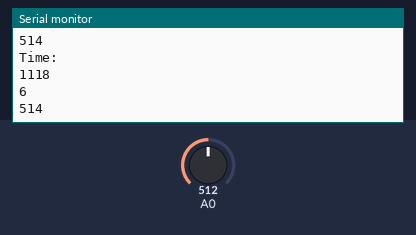
Recording of a sketch running on a simulated Arduino Uno, built with avr-gcc and run on an emulated ATmega328P. Shown: the last lines printed to the serial monitor. The test bench sets the inputs (shaded band); at power-on: A0 = 512.

Above: at 1.2 s.
1.3 s: A0 set to 637
At 2.0 s:
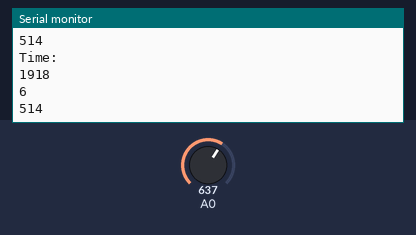
2.8 s: A0 set to 664
At 3.6 s:
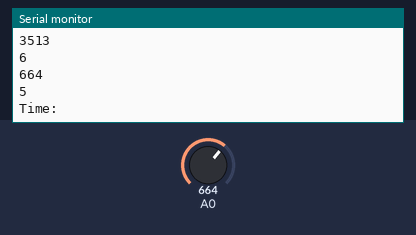
Timing chart, 0 to 5.8 s (numbered marks = the images above; inputs shaded):
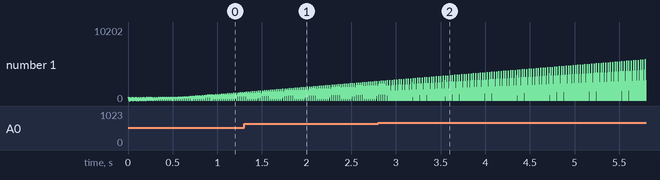

Measured:
- the behaviour switches between 650 and 651 on A0 (found by bisection; images 1 and 2)

The sketch:

cardio.c.ino
```cpp
#include "Cardio.h"
#include <Arduino.h>


int Pouls_Actuel()
{
  int valeurPrecedente = 0;
  long tempsPrecedent = 0;
  int valeurActuelle, valeurSeuil;
  long tempsDetection;

  valeurActuelle = analogRead(0);
  valeurSeuil = 650;

  if (valeurActuelle > valeurSeuil)
  {  // on est dans la zone max
    if (valeurPrecedente <= valeurSeuil)
    {  // est-ce qu'on vient d'y entrer?
      tempsDetection = millis();
      if (tempsDetection > (tempsPrecedent + 200))
      {  // ce n'est pas seulement du bruit?
        Serial.println(valeurActuelle);
        tempsPrecedent = tempsDetection;
      }
    }
  }

  valeurPrecedente = valeurActuelle;

}
/*double Calcul_Du_Pouls(double Valeur_Precedente,double Valeur_Actuelle)
{

}*/


int  Delais_Du_Programme()
{
  Serial.println("Time: ");
  int Time = millis();
  Serial.println(Time);
}
```

cardio.h
```cpp
#define POULS_ACTUEL
#define CALCUL_DU_POULS
#define DELAI_DU_PROGRAMME
```

main.ino
```cpp
void setup()
{
  Serial.begin(9600);
}


void loop()
{
  Serial.println(Pouls_Actuel());
  Serial.println(Delais_Du_Programme());
}
```
